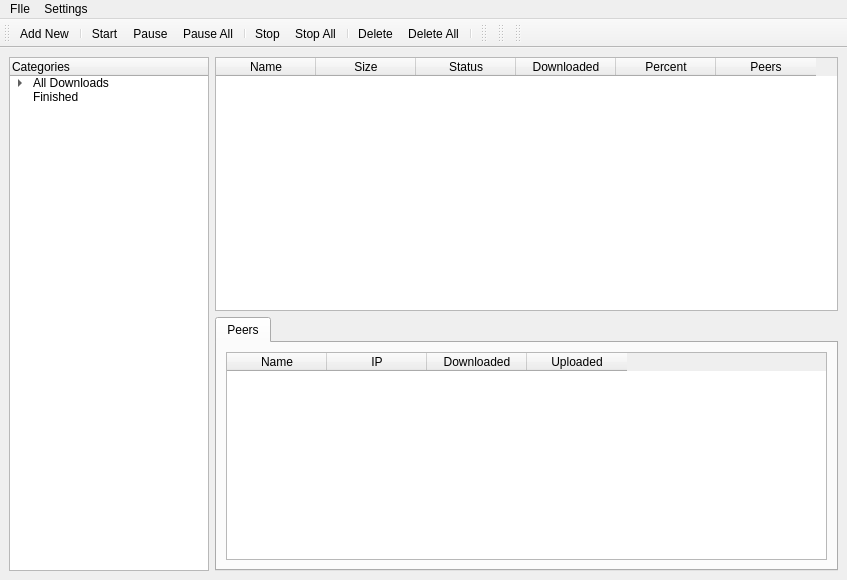
<?xml version="1.0" encoding="UTF-8"?>
<ui version="4.0">
 <class>NT_GUI</class>
 <widget class="QMainWindow" name="NT_GUI">
  <property name="geometry">
   <rect>
    <x>0</x>
    <y>0</y>
    <width>847</width>
    <height>580</height>
   </rect>
  </property>
  <property name="windowTitle">
   <string>NanoTorrent</string>
  </property>
  <widget class="QWidget" name="centralwidget">
   <layout class="QHBoxLayout" name="horizontalLayout">
    <item>
     <widget class="QTreeWidget" name="treeWidget">
      <property name="maximumSize">
       <size>
        <width>200</width>
        <height>16777215</height>
       </size>
      </property>
      <property name="styleSheet">
       <string notr="true">QTreeView::branch:has-siblings:!adjoins-item {
    border-image: url(vline.png) 0;
}

QTreeView::branch:has-siblings:adjoins-item {
    border-image: url(branch-more.png) 0;
}

QTreeView::branch:!has-children:!has-siblings:adjoins-item {
    border-image: url(branch-end.png) 0;
}

QTreeView::branch:has-children:!has-siblings:closed,
QTreeView::branch:closed:has-children:has-siblings {
        border-image: none;
        image: url(branch-closed.png);
}

QTreeView::branch:open:has-children:!has-siblings,
QTreeView::branch:open:has-children:has-siblings  {
        border-image: none;
        image: url(branch-open.png);
}</string>
      </property>
      <column>
       <property name="text">
        <string>Categories</string>
       </property>
      </column>
      <item>
       <property name="text">
        <string>All Downloads</string>
       </property>
       <item>
        <property name="text">
         <string>Completed</string>
        </property>
        <property name="icon">
         <iconset resource="icons.qrc">
          <normaloff>:/icons/Check/Check.ico</normaloff>:/icons/Check/Check.ico</iconset>
        </property>
       </item>
       <item>
        <property name="text">
         <string>Running</string>
        </property>
        <property name="icon">
         <iconset resource="icons.qrc">
          <normaloff>:/icons/Download/Download.ico</normaloff>:/icons/Download/Download.ico</iconset>
        </property>
       </item>
       <item>
        <property name="text">
         <string>Paused</string>
        </property>
        <property name="icon">
         <iconset resource="icons.qrc">
          <normaloff>:/icons/Pause/Pause.ico</normaloff>:/icons/Pause/Pause.ico</iconset>
        </property>
       </item>
       <item>
        <property name="text">
         <string>Failed</string>
        </property>
        <property name="icon">
         <iconset resource="icons.qrc">
          <normaloff>:/icons/Delete/Delete.ico</normaloff>:/icons/Delete/Delete.ico</iconset>
        </property>
       </item>
       <item>
        <property name="text">
         <string>Stopped</string>
        </property>
        <property name="icon">
         <iconset resource="icons.qrc">
          <normaloff>:/icons/Stop/Stop.ico</normaloff>:/icons/Stop/Stop.ico</iconset>
        </property>
       </item>
      </item>
      <item>
       <property name="text">
        <string>Finished</string>
       </property>
      </item>
     </widget>
    </item>
    <item>
     <layout class="QVBoxLayout" name="verticalLayout">
      <item>
       <widget class="QTableWidget" name="torrentTable">
        <property name="showGrid">
         <bool>true</bool>
        </property>
        <column>
         <property name="text">
          <string>Name</string>
         </property>
        </column>
        <column>
         <property name="text">
          <string>Size</string>
         </property>
        </column>
        <column>
         <property name="text">
          <string>Status</string>
         </property>
        </column>
        <column>
         <property name="text">
          <string>Downloaded</string>
         </property>
        </column>
        <column>
         <property name="text">
          <string>Percent</string>
         </property>
        </column>
        <column>
         <property name="text">
          <string>Peers</string>
         </property>
        </column>
       </widget>
      </item>
      <item>
       <widget class="QTabWidget" name="peerTab">
        <widget class="QWidget" name="tab">
         <attribute name="title">
          <string>Peers</string>
         </attribute>
         <layout class="QVBoxLayout" name="verticalLayout_2">
          <item>
           <widget class="QTableWidget" name="peerTable">
            <column>
             <property name="text">
              <string>Name</string>
             </property>
            </column>
            <column>
             <property name="text">
              <string>IP</string>
             </property>
            </column>
            <column>
             <property name="text">
              <string>Downloaded</string>
             </property>
            </column>
            <column>
             <property name="text">
              <string>Uploaded</string>
             </property>
            </column>
           </widget>
          </item>
         </layout>
        </widget>
       </widget>
      </item>
     </layout>
    </item>
   </layout>
  </widget>
  <widget class="QMenuBar" name="menubar">
   <property name="geometry">
    <rect>
     <x>0</x>
     <y>0</y>
     <width>847</width>
     <height>24</height>
    </rect>
   </property>
   <widget class="QMenu" name="menuFIle">
    <property name="title">
     <string>FIle</string>
    </property>
    <widget class="QMenu" name="menuAdd_Torrent">
     <property name="title">
      <string>Add Torrent</string>
     </property>
     <addaction name="separator"/>
     <addaction name="actionAdd_from_file"/>
     <addaction name="actionCreate_New_Torrent"/>
    </widget>
    <addaction name="menuAdd_Torrent"/>
    <addaction name="actionDelete_Torrent"/>
   </widget>
   <widget class="QMenu" name="menuSettings">
    <property name="title">
     <string>Settings</string>
    </property>
   </widget>
   <addaction name="menuFIle"/>
   <addaction name="menuSettings"/>
  </widget>
  <widget class="QToolBar" name="toolBar">
   <property name="windowTitle">
    <string>toolBar</string>
   </property>
   <property name="toolButtonStyle">
    <enum>Qt::ToolButtonTextBesideIcon</enum>
   </property>
   <attribute name="toolBarArea">
    <enum>TopToolBarArea</enum>
   </attribute>
   <attribute name="toolBarBreak">
    <bool>false</bool>
   </attribute>
   <addaction name="actionAdd_from_file"/>
   <addaction name="separator"/>
   <addaction name="actionStart_Torrent"/>
   <addaction name="actionPause_Torrent"/>
   <addaction name="actionPause_All"/>
   <addaction name="separator"/>
   <addaction name="actionStop_Torrent"/>
   <addaction name="actionStop_All"/>
   <addaction name="separator"/>
   <addaction name="actionDelete_Torrent"/>
   <addaction name="actionDelete_All"/>
   <addaction name="separator"/>
  </widget>
  <widget class="QToolBar" name="toolBar_2">
   <property name="windowTitle">
    <string>toolBar_2</string>
   </property>
   <attribute name="toolBarArea">
    <enum>TopToolBarArea</enum>
   </attribute>
   <attribute name="toolBarBreak">
    <bool>false</bool>
   </attribute>
  </widget>
  <widget class="QToolBar" name="toolBar_3">
   <property name="windowTitle">
    <string>toolBar_3</string>
   </property>
   <attribute name="toolBarArea">
    <enum>TopToolBarArea</enum>
   </attribute>
   <attribute name="toolBarBreak">
    <bool>false</bool>
   </attribute>
  </widget>
  <widget class="QToolBar" name="toolBar_4">
   <property name="windowTitle">
    <string>toolBar_4</string>
   </property>
   <attribute name="toolBarArea">
    <enum>TopToolBarArea</enum>
   </attribute>
   <attribute name="toolBarBreak">
    <bool>false</bool>
   </attribute>
  </widget>
  <action name="actionDelete_Torrent">
   <property name="icon">
    <iconset resource="icons.qrc">
     <normaloff>:/icons/Delete/Delete.ico</normaloff>:/icons/Delete/Delete.ico</iconset>
   </property>
   <property name="text">
    <string>Delete</string>
   </property>
   <property name="shortcut">
    <string>Del</string>
   </property>
  </action>
  <action name="actionAdd_from_file">
   <property name="icon">
    <iconset resource="icons.qrc">
     <normaloff>:/3dicons/add2.ico</normaloff>:/3dicons/add2.ico</iconset>
   </property>
   <property name="text">
    <string>Add New</string>
   </property>
   <property name="toolTip">
    <string>Add New Torrent</string>
   </property>
   <property name="shortcut">
    <string>Ctrl+N</string>
   </property>
  </action>
  <action name="actionCreate_New_Torrent">
   <property name="icon">
    <iconset resource="icons.qrc">
     <normaloff>:/3dicons/add2.ico</normaloff>:/3dicons/add2.ico</iconset>
   </property>
   <property name="text">
    <string>Create New Torrent</string>
   </property>
   <property name="shortcut">
    <string>Ctrl+Shift+N</string>
   </property>
  </action>
  <action name="actionStart_Torrent">
   <property name="icon">
    <iconset resource="icons.qrc">
     <normaloff>:/icons/Play/Play.ico</normaloff>:/icons/Play/Play.ico</iconset>
   </property>
   <property name="text">
    <string>Start</string>
   </property>
  </action>
  <action name="actionPause_Torrent">
   <property name="icon">
    <iconset resource="icons.qrc">
     <normaloff>:/icons/Pause/Pause.ico</normaloff>:/icons/Pause/Pause.ico</iconset>
   </property>
   <property name="text">
    <string>Pause</string>
   </property>
  </action>
  <action name="actionPause_All">
   <property name="icon">
    <iconset resource="icons.qrc">
     <normaloff>:/icons/Pause/Pause.ico</normaloff>:/icons/Pause/Pause.ico</iconset>
   </property>
   <property name="text">
    <string>Pause All</string>
   </property>
  </action>
  <action name="actionDelete_All">
   <property name="icon">
    <iconset resource="icons.qrc">
     <normaloff>:/icons/Delete/Delete.ico</normaloff>:/icons/Delete/Delete.ico</iconset>
   </property>
   <property name="text">
    <string>Delete All</string>
   </property>
   <property name="shortcut">
    <string>Shift+Del</string>
   </property>
  </action>
  <action name="actionStop_Torrent">
   <property name="icon">
    <iconset resource="icons.qrc">
     <normaloff>:/icons/Stop/Stop.ico</normaloff>:/icons/Stop/Stop.ico</iconset>
   </property>
   <property name="text">
    <string>Stop</string>
   </property>
  </action>
  <action name="actionStop_All">
   <property name="icon">
    <iconset resource="icons.qrc">
     <normaloff>:/icons/Stop/Stop.ico</normaloff>:/icons/Stop/Stop.ico</iconset>
   </property>
   <property name="text">
    <string>Stop All</string>
   </property>
  </action>
 </widget>
 <resources>
  <include location="icons.qrc"/>
 </resources>
 <connections>
  <connection>
   <sender>actionAdd_from_file</sender>
   <signal>triggered()</signal>
   <receiver>NT_GUI</receiver>
   <slot>on_addNewTorrent_clicked()</slot>
   <hints>
    <hint type="sourcelabel">
     <x>-1</x>
     <y>-1</y>
    </hint>
    <hint type="destinationlabel">
     <x>423</x>
     <y>289</y>
    </hint>
   </hints>
  </connection>
  <connection>
   <sender>actionCreate_New_Torrent</sender>
   <signal>triggered()</signal>
   <receiver>NT_GUI</receiver>
   <slot>on_createNewTorrent_clicked()</slot>
   <hints>
    <hint type="sourcelabel">
     <x>-1</x>
     <y>-1</y>
    </hint>
    <hint type="destinationlabel">
     <x>423</x>
     <y>289</y>
    </hint>
   </hints>
  </connection>
 </connections>
 <slots>
  <slot>on_addButton_clicked()</slot>
  <slot>on_createNewTorrent_clicked()</slot>
  <slot>on_addNewTorrent_clicked()</slot>
 </slots>
</ui>
